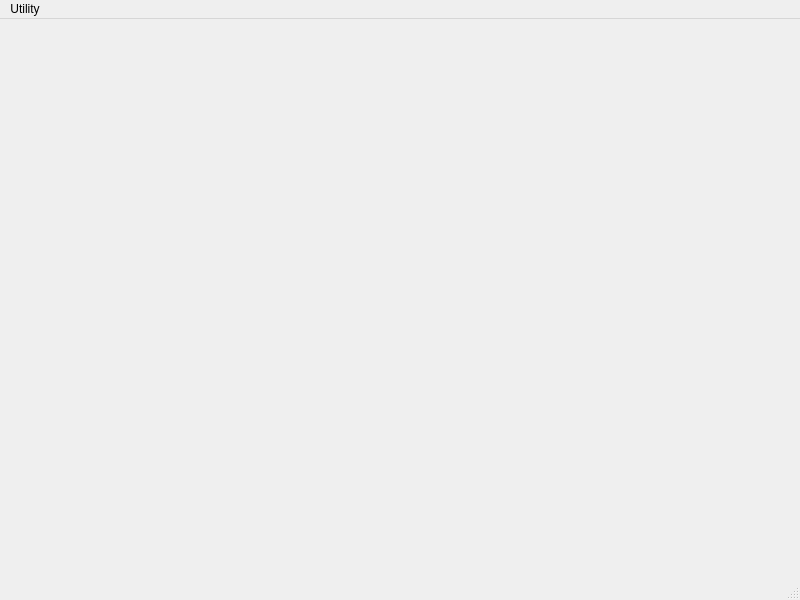
<?xml version="1.0" encoding="UTF-8"?>
<ui version="4.0">
 <class>MainWindow</class>
 <widget class="QMainWindow" name="MainWindow">
  <property name="geometry">
   <rect>
    <x>0</x>
    <y>0</y>
    <width>800</width>
    <height>600</height>
   </rect>
  </property>
  <property name="windowTitle">
   <string>MainWindow</string>
  </property>
  <widget class="QWidget" name="centralwidget">
   <layout class="QGridLayout" name="gridLayout">
    <item row="0" column="0">
     <widget class="QStackedWidget" name="stackedWidget">
      <widget class="QWidget" name="page"/>
      <widget class="QWidget" name="page_2"/>
     </widget>
    </item>
   </layout>
  </widget>
  <widget class="QMenuBar" name="menubar">
   <property name="geometry">
    <rect>
     <x>0</x>
     <y>0</y>
     <width>800</width>
     <height>26</height>
    </rect>
   </property>
   <widget class="QMenu" name="menuUtility">
    <property name="title">
     <string>Utility</string>
    </property>
    <addaction name="actionCamera"/>
   </widget>
   <addaction name="menuUtility"/>
  </widget>
  <widget class="QStatusBar" name="statusbar"/>
  <action name="actionCamera">
   <property name="text">
    <string>Camera</string>
   </property>
  </action>
 </widget>
 <resources/>
 <connections/>
</ui>
